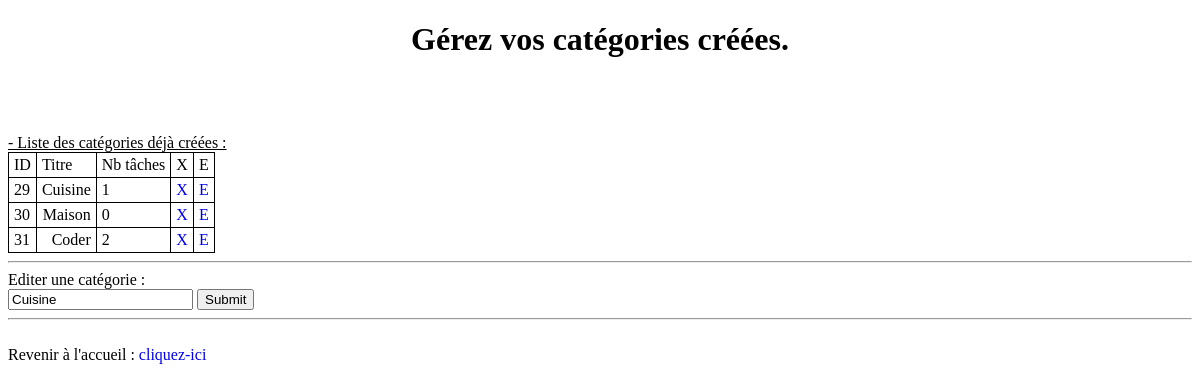
The page /categories.php?editer=29 on the database its author committed.
### tables this page shows
CREATE TABLE `categories` (
  `id` int(11) NOT NULL,
  `categorie` varchar(100) NOT NULL
);

### includes/include_categories.php (the view, shortened to what this page needs)
<?php
require_once('includes/base.php');
function show_categories($pdo)
{
	$stmt = $pdo->query('SELECT categories.id, categories.categorie, COUNT(taches.id)'
						. ' `nbTaches` FROM categories'
						. ' LEFT JOIN taches ON taches.id_categorie = categories.id'
						. ' GROUP BY categories.id');
	while($row = $stmt->fetch())
	{
		echo "<tr>" . PHP_EOL
		. "<td>" . $row['id'] . "</td>" . PHP_EOL
		. "<td class='titre_tache'>" . $row['categorie'] . "</td>" . PHP_EOL
		. "<td class=''>" . $row['nbTaches'] . "</td>" . PHP_EOL
		. "<td><a href=\"categories.php?delete_id=" . $row['id'] . "\">X</a></td>" . PHP_EOL
		. "<td><a href=\"categories.php?editer=" . $row['id'] . "\">E</a></td>" . PHP_EOL
		. "</tr>\n";
	}
}
if(isset($_GET['editer']))
{
	$editer = '_editer';
	$sql_query = 'SELECT categorie FROM categories WHERE id = ?';
	$stmt = $pdo->prepare($sql_query);
	$stmt->execute([$_GET['editer']]);
	$nb_categories=$stmt->rowCount();
	if($nb_categories == 1)
	{
		$form_usage = 'Editer';
		$editer_url = 'editer=' . $_GET['editer'];
		$f_category = $stmt->fetchColumn();
	}
}
?>

### categories.php (shortened to what this page needs)
<?php
require_once('includes/include_categories.php');
?>
<h1 style="text-align: center;">Gérez vos catégories créées.</h1></br></br>
<br />
<u>- Liste des catégories déjà créées :</u>
<table>
<tr><td>ID</td><td>Titre</td><td>Nb tâches</td><td>X</td><td>E</td></tr>
<?php
show_categories($pdo)
?>
</table>
<hr />
<?php echo $form_usage; ?> une catégorie :
<form action="categories.php?<?=$editer_url?>" method="post">
	<input type="text" name="category<?=$editer?>" value="<?=$f_category?>"/>
	<input type="submit">
</form>
<hr /></br>
Revenir à l'accueil : <a href="index.php" label="Retour à l'accueil">cliquez-ici</a>

### design.css (style rules this page uses)
table, tr, td { border: 1px solid black; border-collapse: collapse; }
tr, td { border: 1px solid black; padding: 3px 5px 3px 5px; }
.titre_tache { text-align: right; }
a { text-decoration: none; }

### rows shown on the page
categories: id "29", categorie "Cuisine", nbTaches "1", category_editer "Cuisine"
categories: id "30", categorie "Maison", nbTaches "0"
categories: id "31", categorie "Coder", nbTaches "2"

### other values the page prints
$form_usage "Editer"
